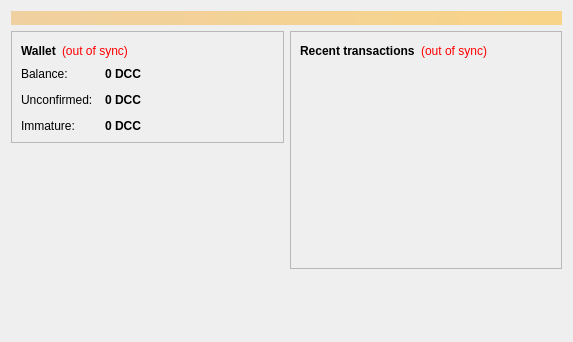
<?xml version="1.0" encoding="UTF-8"?>
<ui version="4.0">
 <class>OverviewPage</class>
 <widget class="QWidget" name="OverviewPage">
  <property name="geometry">
   <rect>
    <x>0</x>
    <y>0</y>
    <width>573</width>
    <height>342</height>
   </rect>
  </property>
  <property name="windowTitle">
   <string>Form</string>
  </property>
  <layout class="QVBoxLayout" name="topLayout">
   <item>
    <widget class="QLabel" name="labelAlerts">
     <property name="visible">
      <bool>false</bool>
     </property>
     <property name="styleSheet">
      <string notr="true">background-color: qlineargradient(x1: 0, y1: 0, x2: 1, y2: 0, stop:0 #F0D0A0, stop:1 #F8D488); color:#000000;</string>
     </property>
     <property name="wordWrap">
      <bool>true</bool>
     </property>
     <property name="margin">
      <number>3</number>
     </property>
    </widget>
   </item>
   <item>
    <layout class="QHBoxLayout" name="horizontalLayout" stretch="1,1">
     <item>
      <layout class="QVBoxLayout" name="verticalLayout_2">
       <item>
        <widget class="QFrame" name="frame">
         <property name="frameShape">
          <enum>QFrame::StyledPanel</enum>
         </property>
         <property name="frameShadow">
          <enum>QFrame::Raised</enum>
         </property>
         <layout class="QVBoxLayout" name="verticalLayout_4">
          <item>
           <layout class="QHBoxLayout" name="horizontalLayout_4">
            <item>
             <widget class="QLabel" name="label_5">
              <property name="font">
               <font>
                <weight>75</weight>
                <bold>true</bold>
               </font>
              </property>
              <property name="text">
               <string>Wallet</string>
              </property>
             </widget>
            </item>
            <item>
             <widget class="QLabel" name="labelWalletStatus">
              <property name="toolTip">
               <string>The displayed information may be out of date. Your wallet automatically synchronizes with the Dutchchuncoin network after a connection is established, but this process has not completed yet.</string>
              </property>
              <property name="styleSheet">
               <string notr="true">QLabel { color: red; }</string>
              </property>
              <property name="text">
               <string notr="true">(out of sync)</string>
              </property>
              <property name="alignment">
               <set>Qt::AlignLeading|Qt::AlignLeft|Qt::AlignVCenter</set>
              </property>
             </widget>
            </item>
            <item>
             <spacer name="horizontalSpacer_2">
              <property name="orientation">
               <enum>Qt::Horizontal</enum>
              </property>
              <property name="sizeHint" stdset="0">
               <size>
                <width>40</width>
                <height>20</height>
               </size>
              </property>
             </spacer>
            </item>
           </layout>
          </item>
          <item>
           <layout class="QFormLayout" name="formLayout_2">
            <property name="fieldGrowthPolicy">
             <enum>QFormLayout::AllNonFixedFieldsGrow</enum>
            </property>
            <property name="horizontalSpacing">
             <number>12</number>
            </property>
            <property name="verticalSpacing">
             <number>12</number>
            </property>
            <item row="0" column="0">
             <widget class="QLabel" name="label">
              <property name="text">
               <string>Balance:</string>
              </property>
             </widget>
            </item>
            <item row="0" column="1">
             <widget class="QLabel" name="labelBalance">
              <property name="font">
               <font>
                <weight>75</weight>
                <bold>true</bold>
               </font>
              </property>
              <property name="cursor">
               <cursorShape>IBeamCursor</cursorShape>
              </property>
              <property name="toolTip">
               <string>Your current balance</string>
              </property>
              <property name="text">
               <string notr="true">0 DCC</string>
              </property>
              <property name="textInteractionFlags">
               <set>Qt::LinksAccessibleByMouse|Qt::TextSelectableByKeyboard|Qt::TextSelectableByMouse</set>
              </property>
             </widget>
            </item>
            <item row="1" column="0">
             <widget class="QLabel" name="label_3">
              <property name="text">
               <string>Unconfirmed:</string>
              </property>
             </widget>
            </item>
            <item row="1" column="1">
             <widget class="QLabel" name="labelUnconfirmed">
              <property name="font">
               <font>
                <weight>75</weight>
                <bold>true</bold>
               </font>
              </property>
              <property name="cursor">
               <cursorShape>IBeamCursor</cursorShape>
              </property>
              <property name="toolTip">
               <string>Total of transactions that have yet to be confirmed, and do not yet count toward the current balance</string>
              </property>
              <property name="text">
               <string notr="true">0 DCC</string>
              </property>
              <property name="textInteractionFlags">
               <set>Qt::LinksAccessibleByMouse|Qt::TextSelectableByKeyboard|Qt::TextSelectableByMouse</set>
              </property>
             </widget>
            </item>
            <item row="2" column="0">
             <widget class="QLabel" name="labelImmatureText">
              <property name="text">
               <string>Immature:</string>
              </property>
             </widget>
            </item>
            <item row="2" column="1">
             <widget class="QLabel" name="labelImmature">
              <property name="font">
               <font>
                <weight>75</weight>
                <bold>true</bold>
               </font>
              </property>
              <property name="toolTip">
               <string>Mined balance that has not yet matured</string>
              </property>
              <property name="text">
               <string notr="true">0 DCC</string>
              </property>
              <property name="textInteractionFlags">
               <set>Qt::LinksAccessibleByMouse|Qt::TextSelectableByKeyboard|Qt::TextSelectableByMouse</set>
              </property>
             </widget>
            </item>
           </layout>
          </item>
         </layout>
        </widget>
       </item>
       <item>
        <spacer name="verticalSpacer">
         <property name="orientation">
          <enum>Qt::Vertical</enum>
         </property>
         <property name="sizeHint" stdset="0">
          <size>
           <width>20</width>
           <height>40</height>
          </size>
         </property>
        </spacer>
       </item>
      </layout>
     </item>
     <item>
      <layout class="QVBoxLayout" name="verticalLayout_3">
       <item>
        <widget class="QFrame" name="frame_2">
         <property name="frameShape">
          <enum>QFrame::StyledPanel</enum>
         </property>
         <property name="frameShadow">
          <enum>QFrame::Raised</enum>
         </property>
         <layout class="QVBoxLayout" name="verticalLayout">
          <item>
           <layout class="QHBoxLayout" name="horizontalLayout_2">
            <item>
             <widget class="QLabel" name="label_4">
              <property name="text">
               <string>&lt;b&gt;Recent transactions&lt;/b&gt;</string>
              </property>
             </widget>
            </item>
            <item>
             <widget class="QLabel" name="labelTransactionsStatus">
              <property name="toolTip">
               <string>The displayed information may be out of date. Your wallet automatically synchronizes with the Dutchchuncoin network after a connection is established, but this process has not completed yet.</string>
              </property>
              <property name="styleSheet">
               <string notr="true">QLabel { color: red; }</string>
              </property>
              <property name="text">
               <string notr="true">(out of sync)</string>
              </property>
              <property name="alignment">
               <set>Qt::AlignRight|Qt::AlignTrailing|Qt::AlignVCenter</set>
              </property>
             </widget>
            </item>
            <item>
             <spacer name="horizontalSpacer">
              <property name="orientation">
               <enum>Qt::Horizontal</enum>
              </property>
              <property name="sizeHint" stdset="0">
               <size>
                <width>40</width>
                <height>20</height>
               </size>
              </property>
             </spacer>
            </item>
           </layout>
          </item>
          <item>
           <widget class="QListView" name="listTransactions">
            <property name="styleSheet">
             <string notr="true">QListView { background: transparent; }</string>
            </property>
            <property name="frameShape">
             <enum>QFrame::NoFrame</enum>
            </property>
            <property name="verticalScrollBarPolicy">
             <enum>Qt::ScrollBarAlwaysOff</enum>
            </property>
            <property name="horizontalScrollBarPolicy">
             <enum>Qt::ScrollBarAlwaysOff</enum>
            </property>
            <property name="selectionMode">
             <enum>QAbstractItemView::NoSelection</enum>
            </property>
           </widget>
          </item>
         </layout>
        </widget>
       </item>
       <item>
        <spacer name="verticalSpacer_2">
         <property name="orientation">
          <enum>Qt::Vertical</enum>
         </property>
         <property name="sizeHint" stdset="0">
          <size>
           <width>20</width>
           <height>40</height>
          </size>
         </property>
        </spacer>
       </item>
      </layout>
     </item>
    </layout>
   </item>
  </layout>
 </widget>
 <resources/>
 <connections/>
</ui>
